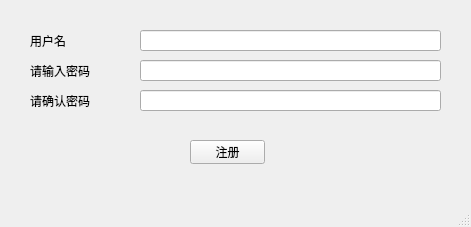
<?xml version="1.0" encoding="UTF-8"?>
<ui version="4.0">
 <class>window_register</class>
 <widget class="QMainWindow" name="window_register">
  <property name="geometry">
   <rect>
    <x>0</x>
    <y>0</y>
    <width>471</width>
    <height>227</height>
   </rect>
  </property>
  <property name="windowTitle">
   <string>MainWindow</string>
  </property>
  <widget class="QWidget" name="centralwidget">
   <widget class="QLineEdit" name="lineEdit_3">
    <property name="geometry">
     <rect>
      <x>140</x>
      <y>90</y>
      <width>301</width>
      <height>21</height>
     </rect>
    </property>
   </widget>
   <widget class="QLabel" name="label_2">
    <property name="geometry">
     <rect>
      <x>30</x>
      <y>60</y>
      <width>91</width>
      <height>21</height>
     </rect>
    </property>
    <property name="text">
     <string>请输入密码</string>
    </property>
   </widget>
   <widget class="QLineEdit" name="lineEdit_2">
    <property name="geometry">
     <rect>
      <x>140</x>
      <y>60</y>
      <width>301</width>
      <height>21</height>
     </rect>
    </property>
    <property name="text">
     <string/>
    </property>
   </widget>
   <widget class="QPushButton" name="pushButton">
    <property name="geometry">
     <rect>
      <x>190</x>
      <y>140</y>
      <width>75</width>
      <height>24</height>
     </rect>
    </property>
    <property name="text">
     <string>注册</string>
    </property>
   </widget>
   <widget class="QLabel" name="label_3">
    <property name="geometry">
     <rect>
      <x>30</x>
      <y>90</y>
      <width>91</width>
      <height>21</height>
     </rect>
    </property>
    <property name="text">
     <string>请确认密码</string>
    </property>
   </widget>
   <widget class="QLineEdit" name="lineEdit">
    <property name="geometry">
     <rect>
      <x>140</x>
      <y>30</y>
      <width>301</width>
      <height>21</height>
     </rect>
    </property>
   </widget>
   <widget class="QLabel" name="label">
    <property name="geometry">
     <rect>
      <x>30</x>
      <y>30</y>
      <width>91</width>
      <height>21</height>
     </rect>
    </property>
    <property name="text">
     <string>用户名</string>
    </property>
   </widget>
  </widget>
  <widget class="QMenuBar" name="menubar">
   <property name="geometry">
    <rect>
     <x>0</x>
     <y>0</y>
     <width>471</width>
     <height>22</height>
    </rect>
   </property>
  </widget>
  <widget class="QStatusBar" name="statusbar"/>
 </widget>
 <resources/>
 <connections/>
</ui>
